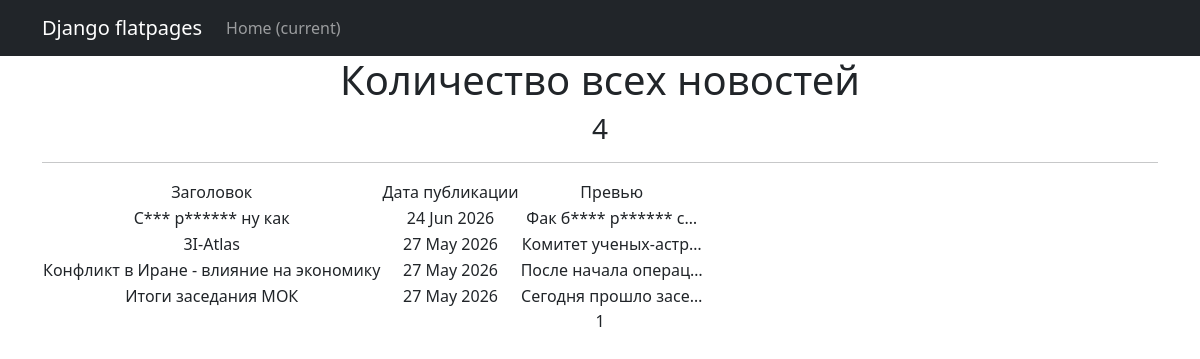
The app's page /news, older data.
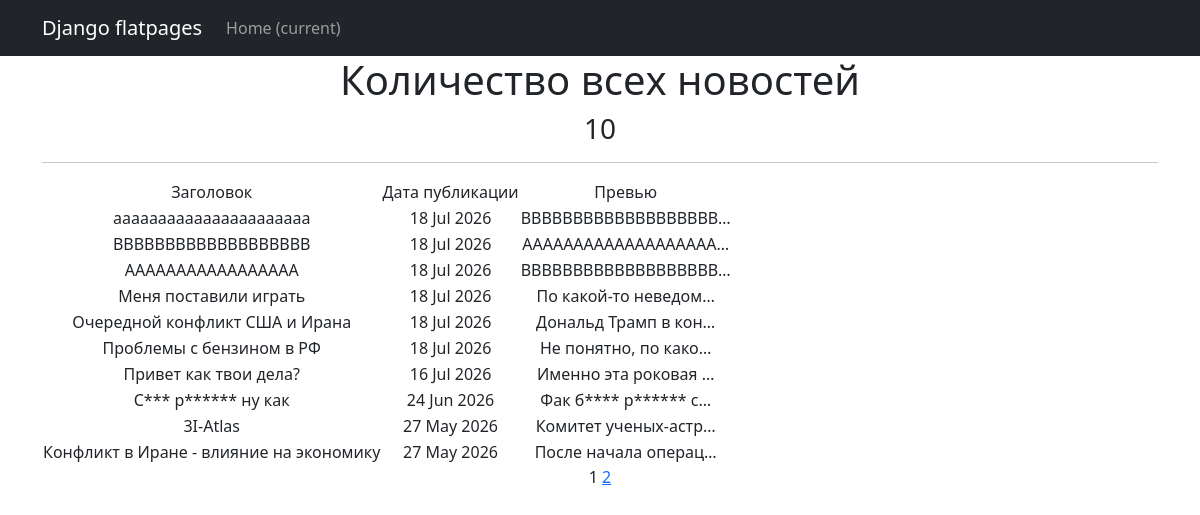
The same page, newer data.
### portal/models.py (models this page shows, shortened)
class Post(models.Model):
    news = 'N'
    article = 'A'
    CATEGORY_CHOICES = [
        (news, 'Новость'),
        (article, 'Статья')]
    author_id = models.ForeignKey(Author, on_delete=models.CASCADE)
    categories = models.ManyToManyField(Category, through='PostCategory')
    category = models.CharField(choices=CATEGORY_CHOICES, max_length=1)
    date = models.DateTimeField(auto_now_add=True)
    header = models.TextField()
    text = models.TextField()
    rating = models.FloatField(default=0)

### portal/views.py (the view)
# urls.py: path('news', PostList.as_view(), name='news_list'),
class PostList(ListView):
    model = Post
    ordering = ['-date']
    template_name = 'posts.html'
    context_object_name = 'posts'
    paginate_by = 10

### portal/templatetags/custom_filter.py (called while the page is built)
@register.filter
def censor(text):
    def word_refactor(match):
        word = match.group()
        censored = word[0] + '*' * (len(word) - 1)
        return censored
    for word in BAD_WORDS:
        pattern = r"\b" + re.escape(word) + r"\b"
        text = re.sub(pattern, word_refactor, text, flags=re.IGNORECASE)
    return text

### templates/posts.html (shortened to what this page needs)
{% extends 'flatpages/default.html' %}
{% load custom_filter %}
{% block content %}
    <h1>Количество всех новостей</h1>
    <h3>{{ posts|length }}</h3>
    <hr>
    <table>
        <tr>
            <td>Заголовок</td>
            <td>Дата публикации</td>
            <td>Превью</td>
        </tr>
        {% for post in posts %}
        <tr>
            <td>{{ post.header|censor }}</td>
            <td>{{ post.date|date:'d M Y' }}</td>
            <td>{{ post.text|truncatechars:20|censor }}</td>
        </tr>
        {% endfor %}
    </table>
    {{ page_obj.number }}
    {% if page_obj.has_next %}
        <a href="?page={{ page_obj.next_page_number }}">
            {{ page_obj.next_page_number }}
        </a>
    {% endif %}
{% endblock content %}

Row changes from the older to the newer data that the page shows:
no longer on this page (row unchanged): Post: header|censor "Итоги заседания МОК", date "27 May 2026", text|censor "Сегодня прошло засе…"
added Post: header|censor "aaaaaaaaaaaaaaaaaaaaaa", date "18 Jul 2026", text|censor "BBBBBBBBBBBBBBBBBBB…"
added Post: header|censor "BBBBBBBBBBBBBBBBBBB", date "18 Jul 2026", text|censor "AAAAAAAAAAAAAAAAAAA…"
added Post: header|censor "AAAAAAAAAAAAAAAAA", date "18 Jul 2026", text|censor "BBBBBBBBBBBBBBBBBBB…"
added Post: header|censor "Меня поставили играть", date "18 Jul 2026", text|censor "По какой-то неведом…"
added Post: header|censor "Очередной конфликт США и Ирана", date "18 Jul 2026", text|censor "Дональд Трамп в кон…"
added Post: header|censor "Проблемы с бензином в РФ", date "18 Jul 2026", text|censor "Не понятно, по како…"
added Post: header|censor "Привет как твои дела?", date "16 Jul 2026", text|censor "Именно эта роковая …"
Text that changed along with them:
{{ posts|length }}: "4" → "10"
{{ page_obj.next_page_number }}: (not shown) → "2"
